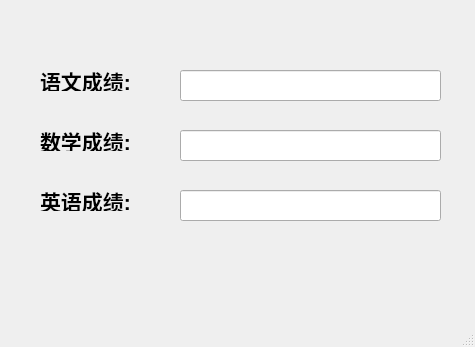
<?xml version="1.0" encoding="UTF-8"?>
<ui version="4.0">
 <class>MainWindow</class>
 <widget class="QMainWindow" name="MainWindow">
  <property name="geometry">
   <rect>
    <x>0</x>
    <y>0</y>
    <width>475</width>
    <height>347</height>
   </rect>
  </property>
  <property name="windowTitle">
   <string>MainWindow</string>
  </property>
  <property name="styleSheet">
   <string notr="true">background-image: url(:/imgs/3.jpg);</string>
  </property>
  <widget class="QWidget" name="centralwidget">
   <widget class="QLineEdit" name="chinese_edit">
    <property name="geometry">
     <rect>
      <x>180</x>
      <y>70</y>
      <width>261</width>
      <height>31</height>
     </rect>
    </property>
   </widget>
   <widget class="QLabel" name="label_3">
    <property name="geometry">
     <rect>
      <x>40</x>
      <y>130</y>
      <width>101</width>
      <height>21</height>
     </rect>
    </property>
    <property name="font">
     <font>
      <family>Arial</family>
      <pointsize>16</pointsize>
      <weight>75</weight>
      <bold>true</bold>
     </font>
    </property>
    <property name="text">
     <string>数学成绩:</string>
    </property>
   </widget>
   <widget class="QLabel" name="label_4">
    <property name="geometry">
     <rect>
      <x>40</x>
      <y>190</y>
      <width>101</width>
      <height>21</height>
     </rect>
    </property>
    <property name="font">
     <font>
      <family>Arial</family>
      <pointsize>16</pointsize>
      <weight>75</weight>
      <bold>true</bold>
     </font>
    </property>
    <property name="text">
     <string>英语成绩:</string>
    </property>
   </widget>
   <widget class="QLineEdit" name="math_edit">
    <property name="geometry">
     <rect>
      <x>180</x>
      <y>130</y>
      <width>261</width>
      <height>31</height>
     </rect>
    </property>
   </widget>
   <widget class="QLineEdit" name="english_edit">
    <property name="geometry">
     <rect>
      <x>180</x>
      <y>190</y>
      <width>261</width>
      <height>31</height>
     </rect>
    </property>
   </widget>
   <widget class="QLabel" name="label_2">
    <property name="geometry">
     <rect>
      <x>40</x>
      <y>70</y>
      <width>101</width>
      <height>21</height>
     </rect>
    </property>
    <property name="font">
     <font>
      <family>Arial</family>
      <pointsize>16</pointsize>
      <weight>75</weight>
      <bold>true</bold>
     </font>
    </property>
    <property name="text">
     <string>语文成绩:</string>
    </property>
   </widget>
  </widget>
  <widget class="QMenuBar" name="menubar">
   <property name="geometry">
    <rect>
     <x>0</x>
     <y>0</y>
     <width>475</width>
     <height>22</height>
    </rect>
   </property>
  </widget>
  <widget class="QStatusBar" name="statusbar"/>
 </widget>
 <resources>
  <include location="imgs.qrc"/>
 </resources>
 <connections/>
</ui>
